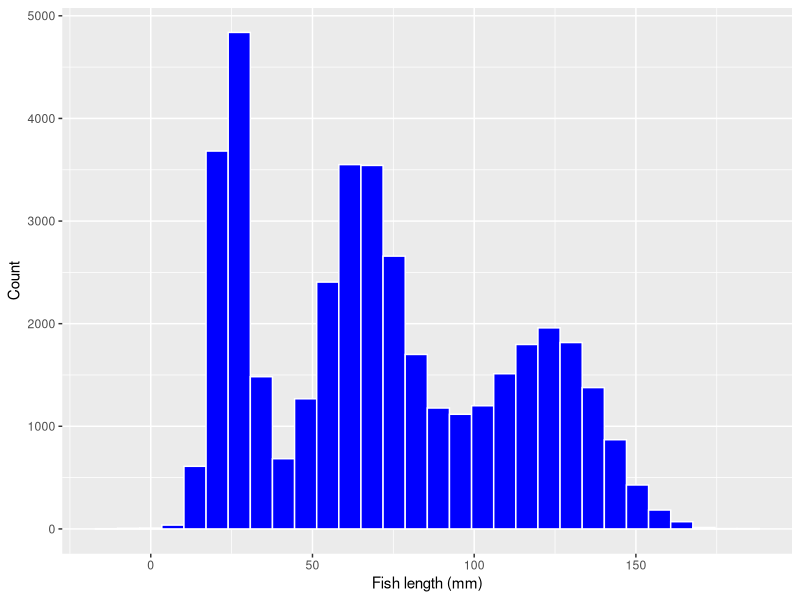
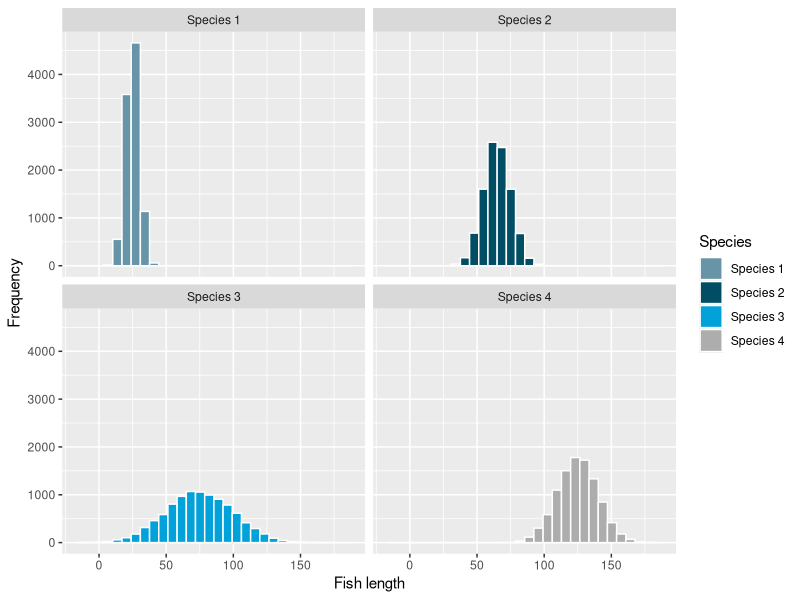
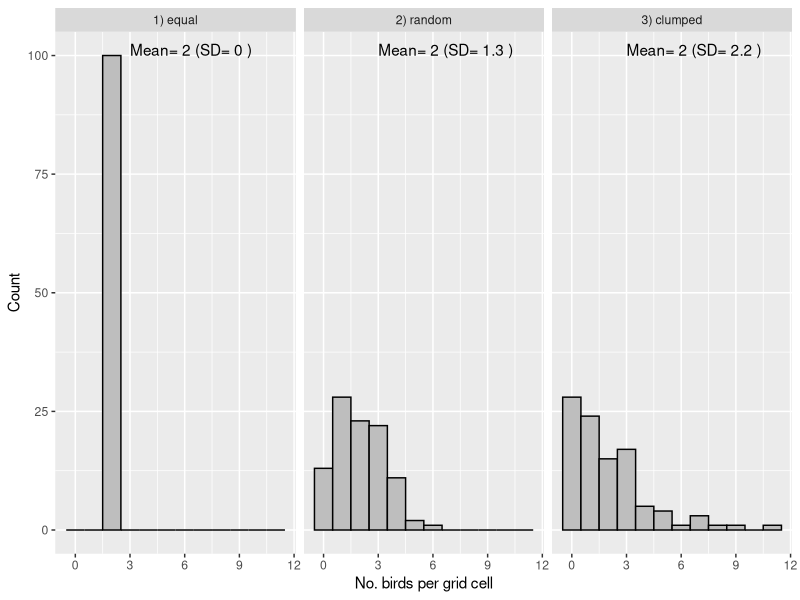
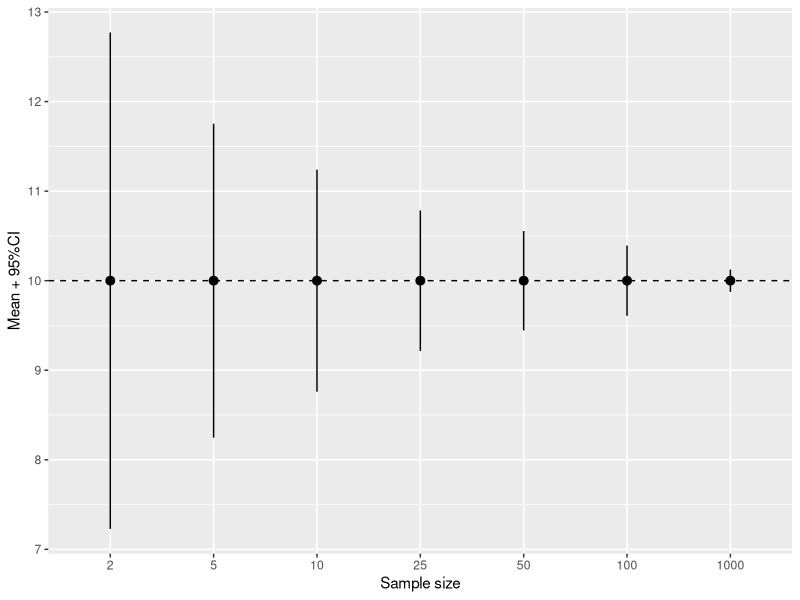
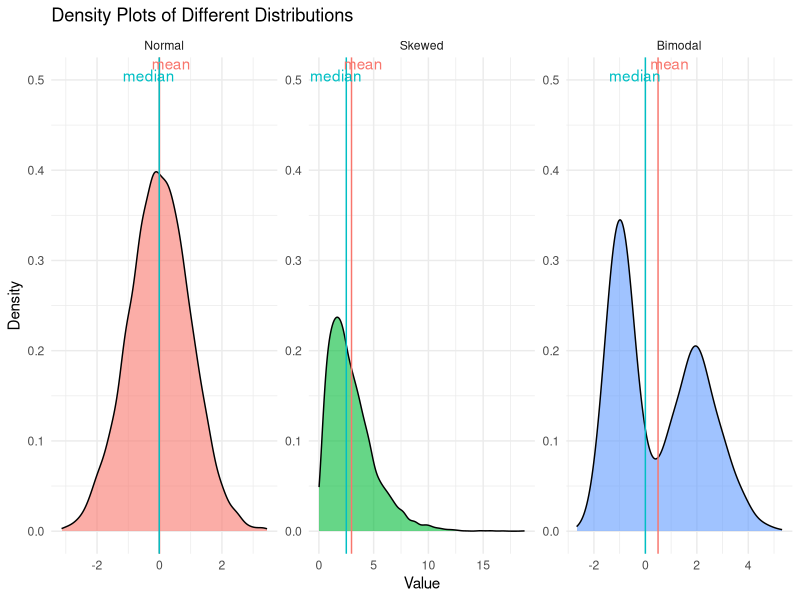
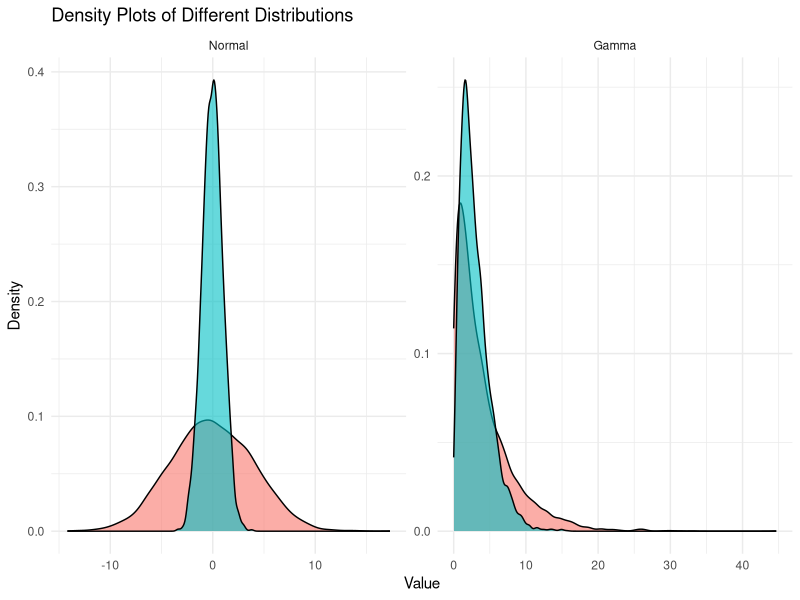
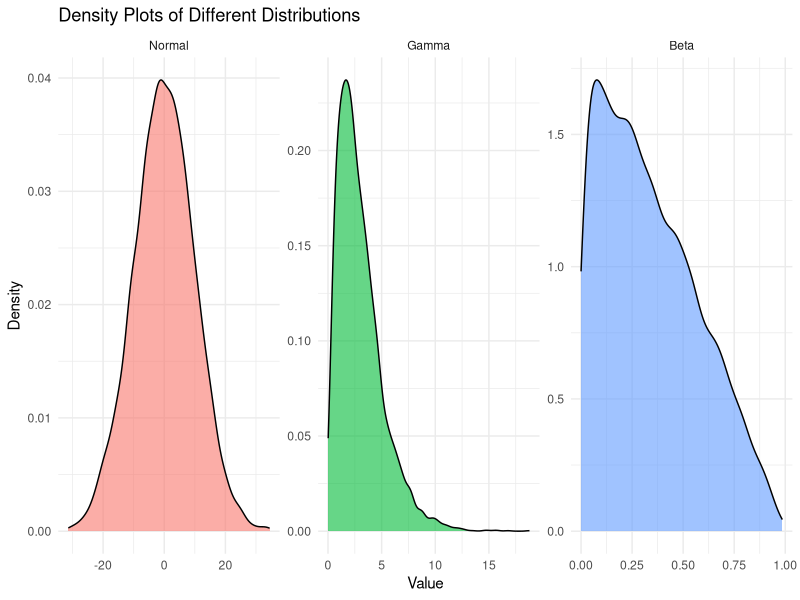
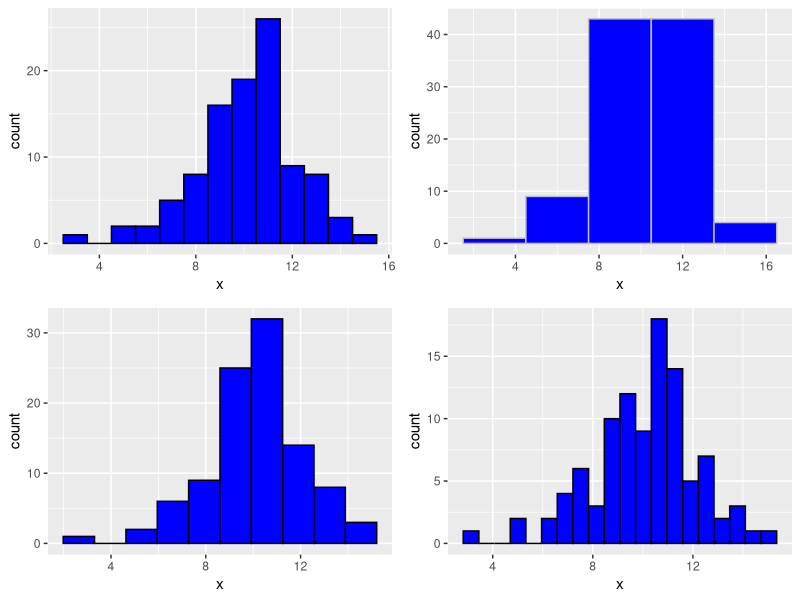

Recreate these plots in R, in order.
## ---- chunk 1
  knitr::opts_chunk$set(echo = TRUE, eval=F)
  library(tidyverse)

 table_font <- function(x){
    font(x, fontname='Calibri', part='all') %>%
          fontsize( size = 10, part = "all") %>%
          bold( part='header') %>%
          fontsize( size = 9, part = "body") %>%
          bg( bg='#01528B', part='header') %>%
          color( color = 'white', part='header') %>%
          border_outer(border =  fp_border_default(width = 0), part = "all") %>%
          hline_bottom()    
    }
## ---- chunk 2
set.seed(123)

# Define distributions and types
mu <- c(25,65,75,125)
sd <- c(5,10,25,15)
n=10000
ds <- map_df( 1:length(mu), ~data.frame( id=paste0('Species ',.x), mu=mu[.x],sd=sd[.x], y=rnorm(n,mu[.x],sd[.x]) ) ) 

ggplot(ds,aes(y)) + geom_histogram( fill='blue', col='white') +
  labs(y='Count', x='Fish length (mm)')

## ---- chunk 3
ggplot(ds,aes(y)) +  geom_histogram( aes(fill=id, group=id), col='white') +
  ggthemes::scale_fill_economist('Species') + facet_wrap(~id) +
  labs(x='Fish length', y='Frequency')

## ---- chunk 4
# simulate classical spacing of animals
  n_grids <- 100
  n_birds <- 200

  set.seed(12)
  p <- rbeta(n_grids,1,6) # preferences of grids for clumped
  ds_all <- tibble( grid_id=1:n_grids, 
                    `1) equal`=rep( round(n_birds/n_grids), n_grids) ,
                    `2) random`= rmultinom(1, n_birds, prob=rep( 1/n_grids,n_grids) ),
                    `3) clumped` = rmultinom(1,n_birds, prob=p/sum(p) ) ) %>% 
            pivot_longer( cols=-grid_id, names_to='type', values_to='n' )

#--- visualise the results ---# 
 ds_stat <- group_by(ds_all, type) %>% summarise( mean=round( mean(n) ), sd= round(sd(n),1) ) 

 ggplot(ds_all, aes(n) ) + geom_histogram(binwidth = 1,fill='grey', col='black') + facet_wrap(~type) +
      geom_text(data=ds_stat, aes( x=3, y=Inf, label=paste('Mean=',mean,'(SD=',sd,')') ), 
                vjust=2, hjust=0 ) +
        labs( x='No. birds per grid cell', y='Count' ) 

## ---- chunk 5
set.seed(123)

# Generate data for increasing sample sizes
sample_sizes <- c(2,5,10,25,50,100,1000)
true_mean <- 10
true_sd <- 2

# Create a data frame with sample means and confidence intervals
data <- lapply(sample_sizes, function(n) {
  sample <- rnorm(n, mean = true_mean, sd = true_sd)
  sample_mean <- true_mean # mean(sample)
  se <- true_sd / sqrt(n)
  ci_lower <- true_mean - 1.96 * se
  ci_upper <- true_mean + 1.96 * se
  data.frame(
    sample_size = n,
    mean = sample_mean,
    se=se,
    ci_lower = ci_lower,
    ci_upper = ci_upper
  )
}) %>% bind_rows()

# Plot 
ggplot(data, aes(factor(sample_size), mean, ymin=ci_lower, ymax=ci_upper)) + 
  geom_hline( yintercept = true_mean,lty=2) +
  geom_pointrange() +
  labs( x='Sample size', y='Mean + 95%CI' )

## ---- chunk 6
set.seed(123)

# Generate data
ds_all <- bind_rows(
                  data.frame( type='Normal', x = rnorm(5000, mean = 0, sd = 1) ),
                  data.frame( type='Skewed', x =  rgamma(5000, shape = 2, scale = 1.5)),
                  data.frame( type='Bimodal', x =  c(rnorm(2000, mean = -1, sd = 0.5), 
                                                     rnorm(2000, mean = 2, sd = 1) ) ) ) %>% 
            mutate( type = factor(type, c('Normal','Skewed','Bimodal')) )

# Combine into a data frame
# Plot

ds_stat<- group_by(ds_all, type ) %>% 
              summarise( mean=mean(x), median=median(x)) %>% 
            pivot_longer(cols=-type, names_to='stat', values_to='x' )

fig <- ggplot(ds_all, aes(x = x, fill = type)) +
  geom_density(alpha = 0.6) +
  facet_wrap(~type, scales = "free", nrow=1) +
  theme_minimal() +
  labs(title = "Density Plots of Different Distributions",
       x = "Value", y = "Density") +
  theme(legend.position = "none")

ds_stat<- group_by(ds_all, type ) %>% 
              summarise( mean=mean(x), median=median(x)) %>% 
            pivot_longer(cols=-type, names_to='stat', values_to='x' )

fig + geom_vline(data=ds_stat, aes(xintercept=x, col=stat)) +
      geom_text(data=ds_stat , aes( y=Inf, x, label=stat,col=stat), hjust=rep(c(0.2,0.7),3), vjust=rep(c(1,2),3) ) +
      scale_y_continuous(lim=c(0,0.5))

## ---- chunk 7
ds_all <- bind_rows(
                  data.frame( type='Normal', id='lo', x = rnorm(5000, mean = 0, sd = 1) ),
                  data.frame( type='Normal', id='hi', x = rnorm(5000, mean = 0, sd = 4) ),
                  data.frame( type='Gamma', id='lo', x =  rgamma(5000, shape = 2, scale = 1.5)),
                  data.frame( type='Gamma', id='hi', x =  rgamma(5000, shape = 1, scale = 4)) ) %>% 
            mutate( type = factor(type, c('Normal','Gamma')) )
ggplot(ds_all, aes(x = x, fill = factor(id) ) ) +
        geom_density(alpha = 0.6, show.legend=F) +
        facet_wrap(~type, scales = "free", nrow=1) +
        theme_minimal() +
        labs(title = "Density Plots of Different Distributions",
             x = "Value", y = "Density") +
        theme(legend.position = "none")

## ---- chunk 8
set.seed(123)

# Generate data
ds_all <- bind_rows(
                  data.frame( type='Normal', x = rnorm(5000, mean = 0, sd = 10) ),
                  data.frame( type='Gamma', x =  rgamma(5000, shape = 2, scale = 1.5)),
                  data.frame( type='Beta', x =  rbeta(5000,1,2) ) ) %>% 
            mutate( type = factor(type, c('Normal','Gamma','Beta')) )

# Combine into a data frame
# Plot

ggplot(ds_all, aes(x = x, fill = type)) +
  geom_density(alpha = 0.6) +
  facet_wrap(~type, scales = "free", nrow=1) +
  theme_minimal() +
  labs(title = "Density Plots of Different Distributions",
       x = "Value", y = "Density") +
  theme(legend.position = "none")

## ---- chunk 9
# Create the data frame
  library(flextable)
  ds_dist <- tibble(
    Distribution = c("Gaussian", "Poisson", "Negative Binomial", "Log-normal", "Binomial", "Beta"),
    Type=c('Continuous','Discrete','Discrete','Continuous','Discrete','Continuous'),
    `No. parameters` = c(2, 1, 2, 2, 2, 2),
    Parameters = c(
      "Mean (μ)\n Standard deviation (σ)",
      "Rate (λ)",
      "Mean (μ) or size (r)\n Dispersion (θ) or probability (p)",
      "Mean (μ)\n Standard deviation (σ)",
      "Number of trials (n)\n Probability of success (p)",
      "Shape parameters α (shape1)\n β (shape2)"
    ),
    Link=c('identity/raw','log','log','log','logist','logit'),
    Boundary = c("(-Inf, Inf)","[0,1,2,...,Inf)","[0,1,2,...,Inf)","(0,Inf)","[0,1,2,...,n]", "(0,1)}"),
    Rfunction = c("rnorm","rpoisson","rnbinom","rlnorm","rbinom","rbeta") 
  )

printTable<- function(x){
  x <- ds_dist %>% filter(Distribution %in% x) %>%
        mutate( Distribution = factor(Distribution, x) ) %>% arrange(Distribution) %>%  
        select(Distribution,Type,"No. parameters",Parameters,Boundary, Rfunction )  
  tbl <- regulartable( x  ) %>% autofit()
  if(nrow(x)>1) tbl <- tbl %>% color(i=1:(nrow(x)-1), color='grey' )
  return(tbl)
}

## ---- chunk 10
# histograms
  ds <- data.frame( x=rnorm(100, mean=10, sd=2 )  )
  cowplot::plot_grid(
    ggplot( ds, aes(x) ) + geom_histogram( binwidth=1, fill='blue',col='black'),
    ggplot( ds, aes(x) ) + geom_histogram( binwidth=3, fill='blue',col='grey'),
    ggplot( ds, aes(x) ) + geom_histogram( bins=10, fill='blue',col='black'),
    ggplot( ds, aes(x) ) + geom_histogram( bins=20, fill='blue',col='black'),
    nrow=2
  )

## ---- chunk 11
  ds <- data.frame( x=rnorm(50, mean=10, sd=2 ), x2= rnorm(50, mean=5, sd=2 )  )
  cowplot::plot_grid(
    ggplot( ds, aes(x) ) + geom_density( fill='blue', col='black') + labs(title='Simple'), 
    ggplot( ds, aes(x) ) + geom_density( fill='blue', col='black',  bw=0.3)+ labs(title='Change bandwidth'), 
    ggplot( ds ) + 
        geom_density( aes(x), alpha=0.4, fill='blue', col='black') + 
        geom_density( aes(x=x2), alpha=0.4, fill='red', col='black') + labs(title='Overlapping'),
    nrow=1
  )
  
## ---- chunk 12
  ds <- data.frame( 'm=10'=rnorm(50, mean=10, sd=2 ), 
                     'Mean=5'= rnorm(50, mean=5, sd=2 )  ) %>% 
          mutate( id=1:n() ) %>% 
          pivot_longer( cols=-id, names_to='type',values_to='value' )
  cowplot::plot_grid(
    ggplot( ds, aes(type, value, fill=type) ) + geom_violin( show.legend = F) + 
      labs(title='Simple'), 
    ggplot( ds, aes(type, value, fill=type) ) + geom_violin( bw=0.4,show.legend = F ) + 
      labs(title='change bandwidth'),    
    nrow=1
  )
  
## ---- chunk 13
# make some data
set.seed(10)
  ds <- data.frame( normal=rnorm(100, mean=10, sd=2 ), 
                    gamma = rgamma(50, shape=2, scale=1.5 )  )

# get an estimate of parameters for gamma
  (gamma_parms <- MASS::fitdistr(ds$gamma, 'gamma') )

# plot out qqplot
  cowplot::plot_grid(
    ggplot(ds, aes(sample=normal)) + geom_qq() + geom_qq_line(col='blue') + 
        labs(title='Normal data vs. normal reference'),
    ggplot(ds, aes(sample=gamma)) + geom_qq() + geom_qq_line(col='blue') + 
        labs(title='Gamma data vs normal reference'),
    ggplot(ds, aes(sample=gamma)) + 
            geom_qq(distribution = stats::qgamma,
                    dparams=list(shape=2.08, rate=0.60) ) + 
            geom_qq_line(col='blue',
                         distribution =stats::qgamma, 
                         dparams=list(shape=2.08, rate=0.60) ) + 
        labs(title='Gamma data vs gamma reference'),
    nrow=2
  )
  
## ---- chunk 14
# Create flextable
 printTable( 'Gaussian')

## ---- chunk 15
# Create flextable
 v_order <- c('Gaussian','Log-normal')
 printTable(v_order)

## ---- chunk 16
  ds <- data.frame( y= rlnorm(1000, 1, 1) )
  cowplot::plot_grid(
    ggplot(ds, aes(y)) + geom_histogram(col='white') + labs(title='Raw data'),
    ggplot(ds, aes( log(y) )) + geom_histogram(col='white') + labs(title='logged data'),
    nrow=1
  )  
## ---- chunk 17
  ds <- data.frame( y= rlnorm(1000, 1, 1) )

  MASS::fitdistr(ds$y, 'lognormal')
  MASS::fitdistr( log(ds$y), 'normal')

## ---- chunk 18
# Create flextable
 v_order <- c('Gaussian','Log-normal','Beta')
 printTable(v_order)

## ---- chunk 19
# Create flextable
 v_order <- c('Gaussian','Log-normal','Beta','Binomial')
 printTable(v_order)
## ---- chunk 20
# Create flextable
 v_order <- c('Gaussian','Log-normal','Beta','Binomial','Poisson')
 printTable(v_order)


## ---- chunk 21
    n_wetland=100
    n_grid = 5
    p= 0.8  # 80% empty
    lambda = 2 # 2/grid
    set.seed(123)
    is_zero <- rbinom(n_wetland, 1, p)
    y <- map( 1:n_wetland, ~if(is_zero[.x] == 1){rep(0,n_grid)}else{rpois(n_grid, lambda)} ) %>% flatten() %>% unlist() 
    
    ggplot( tibble(value = y), aes(x = y)) +
      geom_histogram(binwidth = 1, fill = "#2c7fb8", color = "white") +
      labs(title = "Histogram of Simulated ZIP Data",
           x = "No. of frogs", y = "Frequency") 
## ---- chunk 22
# grab the data
  library(dslabs)  # package with the dataset
  data(heights)
  ds_hts <- heights
  head(ds_hts)

# visualise the data  
  cowplot::plot_grid(
    ggplot(ds_hts, aes(sex, height) ) + geom_violin(),
    ggplot(ds_hts, aes( height, fill=sex) ) + geom_density( alpha=0.2 ),
    nrow=1
  )
  
# get key parameters
  ds_stat <- group_by(ds_hts, sex) %>% 
    summarise( ht_mean = mean(height), sd_ht = sd(height)) %>% 
    ungroup() %>% 
    mutate(diff_mean = diff(ht_mean))
  
## ---- chunk 23
# set up data
  set.seed(20)
  n=40
  makeData<-function(){
   data.frame( trt=rep( c('ctrl','trt'), each=n ), 
                    resp=c(rnorm(n,10,3), rnorm(n,11,3)) )
  }
  ds <-makeData()
  ggplot( ds, aes(resp, fill=trt) ) + geom_density(alpha=0.4)
  wilcox.test( resp~trt, data=ds) 
  summary(lm(resp~trt, data=ds) )
## ---- chunk 24
# run tests as nonparametric and parametric and look at power
  runTest <- function(d){ 
    bind_rows(
      broom::tidy(wilcox.test( resp~trt, data=d)) %>% select(method, p.value),
      broom::tidy(lm(resp~trt, data=d) ) %>% select(p.value) %>% mutate(method='parametric')
    )
    }
  ds_sim <- map_dfr( 1:100,~makeData() %>% mutate(rep=.x) ) %>%
            group_by(rep) %>% nest() %>% mutate( data= map(data, runTest) ) %>% 
            unnest('data') %>% mutate(sig= p.value<0.05) 
  group_by(ds_sim, method) %>% summarise( power=sum(sig)/n() ) %>% 
    ggplot(aes(method, power) ) + geom_col(fill='blue',col='black') +
      scale_y_continuous( labels=scales::percent ) + ylim(0,1)
